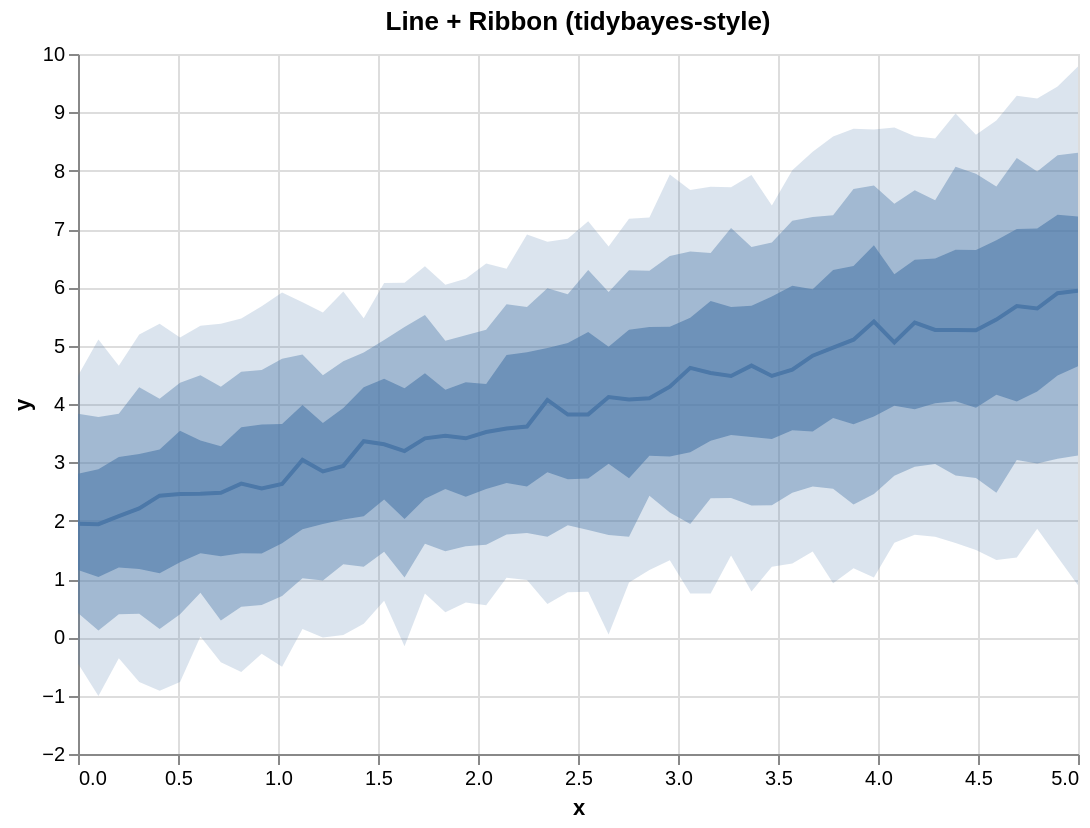

Express this chart as Vega-Lite.
### Vega-Lite specification from a JSON file in a GitHub repository (floating-point values rounded to 4 significant figures)
{"$schema": "https://vega.github.io/schema/vega-lite/v5.json", "data": {"values": [{"__median__": 3.411, "hi_0_5_": 4.527, "hi_0_8_": 5.524, "hi_0_95_": 6.361, "lo_0_5_": 2.378, "lo_0_8_": 1.606, "lo_0_95_": 0.7535, "x": 1.735}, {"__median__": 2.212, "hi_0_5_": 3.141, "hi_0_8_": 4.285, "hi_0_95_": 5.193, "lo_0_5_": 1.171, "lo_0_8_": 0.4056, "lo_0_95_": -0.7673, "x": 0.3061}, {"__median__": 3.31, "hi_0_5_": 4.431, "hi_0_8_": 5.097, "hi_0_95_": 6.075, "lo_0_5_": 2.364, "lo_0_8_": 1.467, "lo_0_95_": 0.626, "x": 1.531}, {"__median__": 2.458, "hi_0_5_": 3.542, "hi_0_8_": 4.366, "hi_0_95_": 5.142, "lo_0_5_": 1.285, "lo_0_8_": 0.3942, "lo_0_95_": -0.7666, "x": 0.5102}, {"__median__": 4.965, "hi_0_5_": 6.297, "hi_0_8_": 7.234, "hi_0_95_": 8.588, "lo_0_5_": 3.759, "lo_0_8_": 2.548, "lo_0_95_": 0.9276, "x": 3.776}, {"__median__": 3.822, "hi_0_5_": 5.234, "hi_0_8_": 6.296, "hi_0_95_": 7.132, "lo_0_5_": 2.723, "lo_0_8_": 1.842, "lo_0_95_": 0.78, "x": 2.551}, {"__median__": 3.363, "hi_0_5_": 4.286, "hi_0_8_": 4.882, "hi_0_95_": 5.468, "lo_0_5_": 2.077, "lo_0_8_": 1.211, "lo_0_95_": 0.2319, "x": 1.429}, {"__median__": 4.297, "hi_0_5_": 5.322, "hi_0_8_": 6.536, "hi_0_95_": 7.934, "lo_0_5_": 3.1, "lo_0_8_": 2.141, "lo_0_95_": 1.323, "x": 2.959}, {"__median__": 5.942, "hi_0_5_": 7.215, "hi_0_8_": 8.305, "hi_0_95_": 9.787, "lo_0_5_": 4.648, "lo_0_8_": 3.119, "lo_0_95_": 0.8937, "x": 5.0}, {"__median__": 5.057, "hi_0_5_": 6.225, "hi_0_8_": 7.432, "hi_0_95_": 8.738, "lo_0_5_": 3.971, "lo_0_8_": 2.771, "lo_0_95_": 1.621, "x": 4.082}, {"__median__": 4.481, "hi_0_5_": 5.841, "hi_0_8_": 6.768, "hi_0_95_": 7.403, "lo_0_5_": 3.401, "lo_0_8_": 2.265, "lo_0_95_": 1.21, "x": 3.469}, {"__median__": 5.264, "hi_0_5_": 6.64, "hi_0_8_": 7.947, "hi_0_95_": 8.615, "lo_0_5_": 3.935, "lo_0_8_": 2.729, "lo_0_95_": 1.499, "x": 4.49}, {"__median__": 4.119, "hi_0_5_": 4.98, "hi_0_8_": 5.922, "hi_0_95_": 6.7, "lo_0_5_": 2.975, "lo_0_8_": 1.753, "lo_0_95_": 0.04722, "x": 2.653}, {"__median__": 4.532, "hi_0_5_": 5.764, "hi_0_8_": 6.591, "hi_0_95_": 7.726, "lo_0_5_": 3.368, "lo_0_8_": 2.386, "lo_0_95_": 0.751, "x": 3.163}, {"__median__": 4.48, "hi_0_5_": 5.663, "hi_0_8_": 7.018, "hi_0_95_": 7.716, "lo_0_5_": 3.469, "lo_0_8_": 2.389, "lo_0_95_": 1.404, "x": 3.265}, {"__median__": 5.637, "hi_0_5_": 7.008, "hi_0_8_": 7.987, "hi_0_95_": 9.238, "lo_0_5_": 4.213, "lo_0_8_": 2.981, "lo_0_95_": 1.861, "x": 4.796}, {"__median__": 2.429, "hi_0_5_": 3.22, "hi_0_8_": 4.088, "hi_0_95_": 5.377, "lo_0_5_": 1.097, "lo_0_8_": 0.1417, "lo_0_95_": -0.9152, "x": 0.4082}, {"__median__": 5.446, "hi_0_5_": 6.808, "hi_0_8_": 7.727, "hi_0_95_": 8.861, "lo_0_5_": 4.16, "lo_0_8_": 2.479, "lo_0_95_": 1.328, "x": 4.592}, {"__median__": 4.097, "hi_0_5_": 5.321, "hi_0_8_": 6.284, "hi_0_95_": 7.197, "lo_0_5_": 3.114, "lo_0_8_": 2.426, "lo_0_95_": 1.156, "x": 2.857}, {"__median__": 3.042, "hi_0_5_": 3.985, "hi_0_8_": 4.846, "hi_0_95_": 5.746, "lo_0_5_": 1.851, "lo_0_8_": 1.013, "lo_0_95_": 0.1434, "x": 1.122}, {"__median__": 3.454, "hi_0_5_": 4.246, "hi_0_8_": 5.086, "hi_0_95_": 6.042, "lo_0_5_": 2.541, "lo_0_8_": 1.474, "lo_0_95_": 0.4319, "x": 1.837}, {"__median__": 5.413, "hi_0_5_": 6.722, "hi_0_8_": 7.745, "hi_0_95_": 8.707, "lo_0_5_": 3.784, "lo_0_8_": 2.457, "lo_0_95_": 1.024, "x": 3.98}, {"__median__": 3.519, "hi_0_5_": 4.344, "hi_0_8_": 5.271, "hi_0_95_": 6.41, "lo_0_5_": 2.542, "lo_0_8_": 1.586, "lo_0_95_": 0.5506, "x": 2.041}, {"__median__": 4.587, "hi_0_5_": 6.026, "hi_0_8_": 7.141, "hi_0_95_": 8.008, "lo_0_5_": 3.548, "lo_0_8_": 2.479, "lo_0_95_": 1.264, "x": 3.571}, {"__median__": 3.819, "hi_0_5_": 5.044, "hi_0_8_": 5.881, "hi_0_95_": 6.833, "lo_0_5_": 2.712, "lo_0_8_": 1.921, "lo_0_95_": 0.7744, "x": 2.449}, {"__median__": 3.412, "hi_0_5_": 4.372, "hi_0_8_": 5.177, "hi_0_95_": 6.149, "lo_0_5_": 2.408, "lo_0_8_": 1.56, "lo_0_95_": 0.5965, "x": 1.939}, {"__median__": 2.462, "hi_0_5_": 3.376, "hi_0_8_": 4.492, "hi_0_95_": 5.339, "lo_0_5_": 1.44, "lo_0_8_": 0.7635, "lo_0_95_": 0.01314, "x": 0.6122}, {"__median__": 3.193, "hi_0_5_": 4.268, "hi_0_8_": 5.318, "hi_0_95_": 6.08, "lo_0_5_": 2.027, "lo_0_8_": 1.027, "lo_0_95_": -0.1517, "x": 1.633}, {"__median__": 4.62, "hi_0_5_": 5.478, "hi_0_8_": 6.616, "hi_0_95_": 7.668, "lo_0_5_": 3.171, "lo_0_8_": 1.944, "lo_0_95_": 0.7527, "x": 3.061}, {"__median__": 2.63, "hi_0_5_": 3.657, "hi_0_8_": 4.775, "hi_0_95_": 5.913, "lo_0_5_": 1.614, "lo_0_8_": 0.7096, "lo_0_95_": -0.5045, "x": 1.02}, {"__median__": 1.94, "hi_0_5_": 2.88, "hi_0_8_": 3.777, "hi_0_95_": 5.104, "lo_0_5_": 1.032, "lo_0_8_": 0.1156, "lo_0_95_": -1.008, "x": 0.102}, {"__median__": 2.477, "hi_0_5_": 3.276, "hi_0_8_": 4.297, "hi_0_95_": 5.377, "lo_0_5_": 1.391, "lo_0_8_": 0.2896, "lo_0_95_": -0.4292, "x": 0.7143}, {"__median__": 4.658, "hi_0_5_": 5.683, "hi_0_8_": 6.689, "hi_0_95_": 7.924, "lo_0_5_": 3.433, "lo_0_8_": 2.262, "lo_0_95_": 0.7848, "x": 3.367}, {"__median__": 5.267, "hi_0_5_": 6.646, "hi_0_8_": 8.066, "hi_0_95_": 8.979, "lo_0_5_": 4.047, "lo_0_8_": 2.773, "lo_0_95_": 1.616, "x": 4.388}, {"__median__": 4.076, "hi_0_5_": 5.272, "hi_0_8_": 6.295, "hi_0_95_": 7.176, "lo_0_5_": 2.726, "lo_0_8_": 1.724, "lo_0_95_": 0.9418, "x": 2.755}, {"__median__": 5.27, "hi_0_5_": 6.492, "hi_0_8_": 7.491, "hi_0_95_": 8.552, "lo_0_5_": 4.011, "lo_0_8_": 2.973, "lo_0_95_": 1.726, "x": 4.286}, {"__median__": 5.103, "hi_0_5_": 6.365, "hi_0_8_": 7.685, "hi_0_95_": 8.72, "lo_0_5_": 3.652, "lo_0_8_": 2.279, "lo_0_95_": 1.185, "x": 3.878}, {"__median__": 1.947, "hi_0_5_": 2.805, "hi_0_8_": 3.831, "hi_0_95_": 4.486, "lo_0_5_": 1.154, "lo_0_8_": 0.4165, "lo_0_95_": -0.448, "x": 0.0}, {"__median__": 2.845, "hi_0_5_": 3.672, "hi_0_8_": 4.494, "hi_0_95_": 5.571, "lo_0_5_": 1.944, "lo_0_8_": 0.9762, "lo_0_95_": -0.003088, "x": 1.224}, {"__median__": 3.614, "hi_0_5_": 4.885, "hi_0_8_": 5.663, "hi_0_95_": 6.908, "lo_0_5_": 2.588, "lo_0_8_": 1.787, "lo_0_95_": 0.9835, "x": 2.245}, {"__median__": 5.898, "hi_0_5_": 7.244, "hi_0_8_": 8.266, "hi_0_95_": 9.444, "lo_0_5_": 4.487, "lo_0_8_": 3.063, "lo_0_95_": 1.379, "x": 4.898}, {"__median__": 5.397, "hi_0_5_": 6.474, "hi_0_8_": 7.663, "hi_0_95_": 8.589, "lo_0_5_": 3.908, "lo_0_8_": 2.923, "lo_0_95_": 1.757, "x": 4.184}, {"__median__": 2.553, "hi_0_5_": 3.647, "hi_0_8_": 4.582, "hi_0_95_": 5.676, "lo_0_5_": 1.439, "lo_0_8_": 0.5556, "lo_0_95_": -0.2815, "x": 0.9184}, {"__median__": 2.939, "hi_0_5_": 3.93, "hi_0_8_": 4.733, "hi_0_95_": 5.927, "lo_0_5_": 2.021, "lo_0_8_": 1.251, "lo_0_95_": 0.04184, "x": 1.327}, {"__median__": 4.069, "hi_0_5_": 4.961, "hi_0_8_": 5.985, "hi_0_95_": 6.782, "lo_0_5_": 2.832, "lo_0_8_": 1.722, "lo_0_95_": 0.5703, "x": 2.347}, {"__median__": 2.079, "hi_0_5_": 3.09, "hi_0_8_": 3.835, "hi_0_95_": 4.656, "lo_0_5_": 1.197, "lo_0_8_": 0.3963, "lo_0_95_": -0.3602, "x": 0.2041}, {"__median__": 4.829, "hi_0_5_": 5.969, "hi_0_8_": 7.207, "hi_0_95_": 8.322, "lo_0_5_": 3.528, "lo_0_8_": 2.586, "lo_0_95_": 1.47, "x": 3.673}, {"__median__": 3.58, "hi_0_5_": 4.84, "hi_0_8_": 5.711, "hi_0_95_": 6.317, "lo_0_5_": 2.646, "lo_0_8_": 1.765, "lo_0_95_": 1.02, "x": 2.143}, {"__median__": 2.635, "hi_0_5_": 3.603, "hi_0_8_": 4.553, "hi_0_95_": 5.464, "lo_0_5_": 1.44, "lo_0_8_": 0.5247, "lo_0_95_": -0.5926, "x": 0.8163}, {"__median__": 5.679, "hi_0_5_": 7.0, "hi_0_8_": 8.217, "hi_0_95_": 9.283, "lo_0_5_": 4.044, "lo_0_8_": 3.041, "lo_0_95_": 1.367, "x": 4.694}]}, "height": 350, "layer": [{"_lr_layer": true, "encoding": {"tooltip": [{"field": "x", "title": "x", "type": "quantitative"}, {"field": "__median__", "title": "median", "type": "quantitative"}, {"field": "lo_0_95_", "title": "95% lo", "type": "quantitative"}, {"field": "hi_0_95_", "title": "95% hi", "type": "quantitative"}], "x": {"field": "x", "type": "quantitative"}, "y": {"field": "lo_0_95_", "title": "y", "type": "quantitative"}, "y2": {"field": "hi_0_95_"}}, "mark": {"line": false, "opacity": 0.2, "type": "area"}, "params": [{"bind": "scales", "name": "grid", "select": {"encodings": ["x", "y"], "type": "interval"}}]}, {"_lr_layer": true, "encoding": {"tooltip": [{"field": "x", "title": "x", "type": "quantitative"}, {"field": "__median__", "title": "median", "type": "quantitative"}, {"field": "lo_0_95_", "title": "95% lo", "type": "quantitative"}, {"field": "hi_0_95_", "title": "95% hi", "type": "quantitative"}], "x": {"field": "x", "type": "quantitative"}, "y": {"field": "lo_0_8_", "title": "y", "type": "quantitative"}, "y2": {"field": "hi_0_8_"}}, "mark": {"line": false, "opacity": 0.4, "type": "area"}}, {"_lr_layer": true, "encoding": {"tooltip": [{"field": "x", "title": "x", "type": "quantitative"}, {"field": "__median__", "title": "median", "type": "quantitative"}, {"field": "lo_0_95_", "title": "95% lo", "type": "quantitative"}, {"field": "hi_0_95_", "title": "95% hi", "type": "quantitative"}], "x": {"field": "x", "type": "quantitative"}, "y": {"field": "lo_0_5_", "title": "y", "type": "quantitative"}, "y2": {"field": "hi_0_5_"}}, "mark": {"line": false, "opacity": 0.6, "type": "area"}}, {"_lr_layer": true, "encoding": {"tooltip": [{"field": "x", "title": "x", "type": "quantitative"}, {"field": "__median__", "title": "median", "type": "quantitative"}, {"field": "lo_0_95_", "title": "95% lo", "type": "quantitative"}, {"field": "hi_0_95_", "title": "95% hi", "type": "quantitative"}], "x": {"field": "x", "type": "quantitative"}, "y": {"field": "__median__", "title": "y", "type": "quantitative"}}, "mark": {"strokeWidth": 2, "type": "line"}}], "title": "Line + Ribbon (tidybayes-style)", "width": 500}
